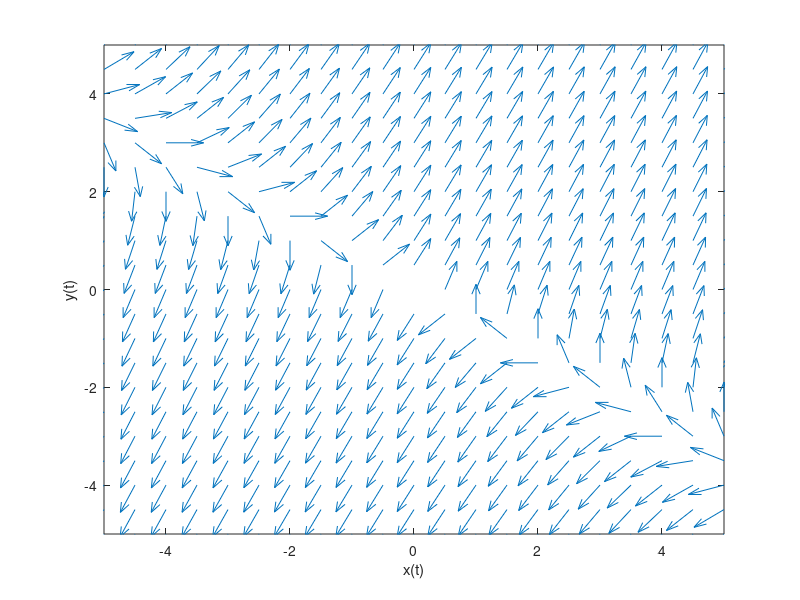

Recreate this plot in MATLAB. (Note: this script raises an error after producing the figure.)
%(3)
global a b c d
A=[1 2; 3 4];

[v,l] = eig(A);
disp(sprintf('The first eigenvector is (%0.4f,%0.4f) with eigenvalue %0.4f', v(1,1), ...
v(2,1), num2str(l(1,1))));
disp(sprintf('The second eigenvector is (%0.4f,%0.4f) with eigenvalue %0.4f', v(1,2), ...
v(2,2), num2str(l(2,2))));
 a = A(1,1);
 b = A(1,2);
 c = A(2,1);
 d = A(2,2);
 [x, y] = meshgrid(-5:0.5:5, -5:0.5:5);
 dx = a*x + b*y;
 dy = c*x + d*y;
 r = (dx.^2 + dy.^2).^0.5;
 dx = dx ./ r;
 dy = dy ./ r;

 quiver(x,y,dx,dy); hold on;
 xlabel('x(t)')
 ylabel('y(t)')
 axis([-5,5,-5,5])
 [t, e] = ode45(@updater, [0 50], [-4.123, 2.83]);
 plot(e(:,1),e(:,2),'-r', 'LineWidth', 3)
 [t, e] = ode45(@updater, [0 50], [-4.123,2.8285]);
 plot(e(:,1),e(:,2),'-g', 'LineWidth', 3);
 [t, e] = ode45(@updater, [0 50], [0.01, 0.01]);
 plot(e(:,1),e(:,2),'-b', 'LineWidth', 3);
 [t, e] = ode45(@updater, [0 50], [0.8246,-0.5658]);
 plot(e(:,1),e(:,2),'-k', 'LineWidth', 3);
 [t, e] = ode45(@updater, [0 50], [4,-2.7]);
 plot(e(:,1),e(:,2),'-m', 'LineWidth', 3);